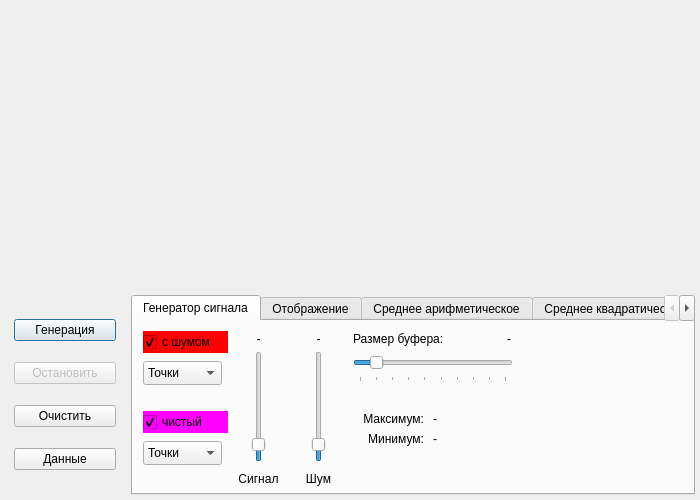
<?xml version="1.0" encoding="UTF-8"?>
<ui version="4.0">
 <class>MainWindow</class>
 <widget class="QMainWindow" name="MainWindow">
  <property name="geometry">
   <rect>
    <x>0</x>
    <y>0</y>
    <width>700</width>
    <height>500</height>
   </rect>
  </property>
  <property name="windowTitle">
   <string>MainWindow</string>
  </property>
  <widget class="QWidget" name="centralwidget">
   <layout class="QVBoxLayout" name="verticalLayout">
    <property name="spacing">
     <number>5</number>
    </property>
    <property name="leftMargin">
     <number>5</number>
    </property>
    <property name="topMargin">
     <number>5</number>
    </property>
    <property name="rightMargin">
     <number>5</number>
    </property>
    <property name="bottomMargin">
     <number>5</number>
    </property>
    <item>
     <widget class="GraphPaint" name="chrt" native="true">
      <property name="minimumSize">
       <size>
        <width>300</width>
        <height>200</height>
       </size>
      </property>
     </widget>
    </item>
    <item>
     <widget class="QWidget" name="widget" native="true">
      <property name="minimumSize">
       <size>
        <width>550</width>
        <height>200</height>
       </size>
      </property>
      <property name="maximumSize">
       <size>
        <width>16777215</width>
        <height>200</height>
       </size>
      </property>
      <layout class="QHBoxLayout" name="horizontalLayout_2">
       <property name="leftMargin">
        <number>0</number>
       </property>
       <property name="topMargin">
        <number>0</number>
       </property>
       <property name="rightMargin">
        <number>0</number>
       </property>
       <property name="bottomMargin">
        <number>0</number>
       </property>
       <item>
        <widget class="QWidget" name="widget_btn" native="true">
         <property name="minimumSize">
          <size>
           <width>120</width>
           <height>0</height>
          </size>
         </property>
         <layout class="QVBoxLayout" name="verticalLayout_2">
          <item>
           <widget class="QPushButton" name="btnStart">
            <property name="text">
             <string>Генерация</string>
            </property>
            <property name="default">
             <bool>true</bool>
            </property>
           </widget>
          </item>
          <item>
           <widget class="QPushButton" name="btnStop">
            <property name="enabled">
             <bool>false</bool>
            </property>
            <property name="text">
             <string>Остановить</string>
            </property>
           </widget>
          </item>
          <item>
           <widget class="QPushButton" name="btnClear">
            <property name="enabled">
             <bool>true</bool>
            </property>
            <property name="text">
             <string>Очистить</string>
            </property>
           </widget>
          </item>
          <item>
           <widget class="QPushButton" name="btnData">
            <property name="text">
             <string>Данные</string>
            </property>
           </widget>
          </item>
         </layout>
        </widget>
       </item>
       <item>
        <widget class="QTabWidget" name="tabWidget">
         <property name="minimumSize">
          <size>
           <width>0</width>
           <height>0</height>
          </size>
         </property>
         <property name="currentIndex">
          <number>0</number>
         </property>
         <widget class="QWidget" name="tabSignal">
          <property name="minimumSize">
           <size>
            <width>0</width>
            <height>0</height>
           </size>
          </property>
          <attribute name="title">
           <string>Генератор сигнала</string>
          </attribute>
          <widget class="QSlider" name="slSigLevel">
           <property name="geometry">
            <rect>
             <x>110</x>
             <y>30</y>
             <width>31</width>
             <height>111</height>
            </rect>
           </property>
           <property name="maximum">
            <number>1000</number>
           </property>
           <property name="value">
            <number>100</number>
           </property>
           <property name="orientation">
            <enum>Qt::Vertical</enum>
           </property>
          </widget>
          <widget class="QLabel" name="labTSigLevel">
           <property name="geometry">
            <rect>
             <x>100</x>
             <y>150</y>
             <width>51</width>
             <height>16</height>
            </rect>
           </property>
           <property name="text">
            <string>Сигнал</string>
           </property>
           <property name="alignment">
            <set>Qt::AlignCenter</set>
           </property>
          </widget>
          <widget class="QLabel" name="labTSigNoise">
           <property name="geometry">
            <rect>
             <x>160</x>
             <y>150</y>
             <width>51</width>
             <height>16</height>
            </rect>
           </property>
           <property name="text">
            <string>Шум</string>
           </property>
           <property name="alignment">
            <set>Qt::AlignCenter</set>
           </property>
          </widget>
          <widget class="QLabel" name="labVSigNoise">
           <property name="geometry">
            <rect>
             <x>160</x>
             <y>10</y>
             <width>51</width>
             <height>16</height>
            </rect>
           </property>
           <property name="text">
            <string>-</string>
           </property>
           <property name="alignment">
            <set>Qt::AlignCenter</set>
           </property>
          </widget>
          <widget class="QLabel" name="labVSigLevel">
           <property name="geometry">
            <rect>
             <x>100</x>
             <y>10</y>
             <width>51</width>
             <height>16</height>
            </rect>
           </property>
           <property name="text">
            <string>-</string>
           </property>
           <property name="alignment">
            <set>Qt::AlignCenter</set>
           </property>
          </widget>
          <widget class="QSlider" name="slSigNoise">
           <property name="geometry">
            <rect>
             <x>170</x>
             <y>30</y>
             <width>31</width>
             <height>111</height>
            </rect>
           </property>
           <property name="maximum">
            <number>100</number>
           </property>
           <property name="value">
            <number>10</number>
           </property>
           <property name="orientation">
            <enum>Qt::Vertical</enum>
           </property>
          </widget>
          <widget class="QComboBox" name="cmbSigType">
           <property name="geometry">
            <rect>
             <x>10</x>
             <y>40</y>
             <width>79</width>
             <height>24</height>
            </rect>
           </property>
           <item>
            <property name="text">
             <string>Точки</string>
            </property>
           </item>
           <item>
            <property name="text">
             <string>Линии</string>
            </property>
           </item>
          </widget>
          <widget class="QCheckBox" name="cbSigVisible">
           <property name="geometry">
            <rect>
             <x>10</x>
             <y>10</y>
             <width>85</width>
             <height>22</height>
            </rect>
           </property>
           <property name="styleSheet">
            <string notr="true">background-color: red;</string>
           </property>
           <property name="text">
            <string>с шумом</string>
           </property>
           <property name="checked">
            <bool>true</bool>
           </property>
          </widget>
          <widget class="QComboBox" name="cmbTrueType">
           <property name="geometry">
            <rect>
             <x>10</x>
             <y>120</y>
             <width>79</width>
             <height>24</height>
            </rect>
           </property>
           <item>
            <property name="text">
             <string>Точки</string>
            </property>
           </item>
           <item>
            <property name="text">
             <string>Линии</string>
            </property>
           </item>
          </widget>
          <widget class="QCheckBox" name="cbTrueVisible">
           <property name="geometry">
            <rect>
             <x>10</x>
             <y>90</y>
             <width>85</width>
             <height>22</height>
            </rect>
           </property>
           <property name="styleSheet">
            <string notr="true">background-color: magenta;</string>
           </property>
           <property name="text">
            <string>чистый</string>
           </property>
           <property name="checked">
            <bool>true</bool>
           </property>
          </widget>
          <widget class="QSlider" name="slBufSize">
           <property name="geometry">
            <rect>
             <x>220</x>
             <y>30</y>
             <width>160</width>
             <height>31</height>
            </rect>
           </property>
           <property name="minimum">
            <number>1000</number>
           </property>
           <property name="maximum">
            <number>10000</number>
           </property>
           <property name="singleStep">
            <number>100</number>
           </property>
           <property name="pageStep">
            <number>100</number>
           </property>
           <property name="value">
            <number>2000</number>
           </property>
           <property name="orientation">
            <enum>Qt::Horizontal</enum>
           </property>
           <property name="tickPosition">
            <enum>QSlider::TicksBelow</enum>
           </property>
           <property name="tickInterval">
            <number>1000</number>
           </property>
          </widget>
          <widget class="QLabel" name="labTBufSize">
           <property name="geometry">
            <rect>
             <x>220</x>
             <y>10</y>
             <width>111</width>
             <height>16</height>
            </rect>
           </property>
           <property name="text">
            <string>Размер буфера:</string>
           </property>
          </widget>
          <widget class="QLabel" name="labVBufSize">
           <property name="geometry">
            <rect>
             <x>337</x>
             <y>10</y>
             <width>41</width>
             <height>16</height>
            </rect>
           </property>
           <property name="text">
            <string>-</string>
           </property>
           <property name="alignment">
            <set>Qt::AlignRight|Qt::AlignTrailing|Qt::AlignVCenter</set>
           </property>
          </widget>
          <widget class="QLabel" name="labTSigMax">
           <property name="geometry">
            <rect>
             <x>210</x>
             <y>90</y>
             <width>81</width>
             <height>16</height>
            </rect>
           </property>
           <property name="text">
            <string>Максимум:</string>
           </property>
           <property name="alignment">
            <set>Qt::AlignRight|Qt::AlignTrailing|Qt::AlignVCenter</set>
           </property>
          </widget>
          <widget class="QLabel" name="labVSigMax">
           <property name="geometry">
            <rect>
             <x>300</x>
             <y>90</y>
             <width>81</width>
             <height>16</height>
            </rect>
           </property>
           <property name="text">
            <string>-</string>
           </property>
          </widget>
          <widget class="QLabel" name="labVSigMin">
           <property name="geometry">
            <rect>
             <x>300</x>
             <y>110</y>
             <width>81</width>
             <height>16</height>
            </rect>
           </property>
           <property name="text">
            <string>-</string>
           </property>
          </widget>
          <widget class="QLabel" name="labTSigMin">
           <property name="geometry">
            <rect>
             <x>210</x>
             <y>110</y>
             <width>81</width>
             <height>16</height>
            </rect>
           </property>
           <property name="text">
            <string>Минимум:</string>
           </property>
           <property name="alignment">
            <set>Qt::AlignRight|Qt::AlignTrailing|Qt::AlignVCenter</set>
           </property>
          </widget>
         </widget>
         <widget class="QWidget" name="tabView">
          <attribute name="title">
           <string>Отображение</string>
          </attribute>
          <widget class="QLabel" name="labTOffset">
           <property name="geometry">
            <rect>
             <x>10</x>
             <y>10</y>
             <width>81</width>
             <height>16</height>
            </rect>
           </property>
           <property name="text">
            <string>Смещение:</string>
           </property>
           <property name="alignment">
            <set>Qt::AlignRight|Qt::AlignTrailing|Qt::AlignVCenter</set>
           </property>
          </widget>
          <widget class="QLabel" name="labVOffset">
           <property name="geometry">
            <rect>
             <x>100</x>
             <y>10</y>
             <width>91</width>
             <height>16</height>
            </rect>
           </property>
           <property name="text">
            <string>-</string>
           </property>
          </widget>
          <widget class="QLabel" name="labTScale">
           <property name="geometry">
            <rect>
             <x>10</x>
             <y>30</y>
             <width>81</width>
             <height>16</height>
            </rect>
           </property>
           <property name="text">
            <string>Масштаб:</string>
           </property>
           <property name="alignment">
            <set>Qt::AlignRight|Qt::AlignTrailing|Qt::AlignVCenter</set>
           </property>
          </widget>
          <widget class="QLabel" name="labVScale">
           <property name="geometry">
            <rect>
             <x>100</x>
             <y>30</y>
             <width>91</width>
             <height>16</height>
            </rect>
           </property>
           <property name="text">
            <string>-</string>
           </property>
          </widget>
          <widget class="QPushButton" name="btnViewReset">
           <property name="geometry">
            <rect>
             <x>200</x>
             <y>10</y>
             <width>80</width>
             <height>31</height>
            </rect>
           </property>
           <property name="text">
            <string>Сбросить</string>
           </property>
          </widget>
          <widget class="QCheckBox" name="chkWhiteBg">
           <property name="geometry">
            <rect>
             <x>20</x>
             <y>60</y>
             <width>101</width>
             <height>22</height>
            </rect>
           </property>
           <property name="text">
            <string>Белый фон</string>
           </property>
           <property name="checked">
            <bool>true</bool>
           </property>
          </widget>
          <widget class="QCheckBox" name="chkBorder">
           <property name="geometry">
            <rect>
             <x>20</x>
             <y>90</y>
             <width>101</width>
             <height>22</height>
            </rect>
           </property>
           <property name="text">
            <string>Рамка</string>
           </property>
          </widget>
         </widget>
         <widget class="QWidget" name="tabAverage">
          <attribute name="title">
           <string>Среднее арифметическое</string>
          </attribute>
          <widget class="QLabel" name="labTAvgSize">
           <property name="geometry">
            <rect>
             <x>70</x>
             <y>150</y>
             <width>111</width>
             <height>16</height>
            </rect>
           </property>
           <property name="text">
            <string>Число итераций</string>
           </property>
           <property name="alignment">
            <set>Qt::AlignCenter</set>
           </property>
          </widget>
          <widget class="QComboBox" name="cmbAvgType">
           <property name="geometry">
            <rect>
             <x>10</x>
             <y>40</y>
             <width>79</width>
             <height>24</height>
            </rect>
           </property>
           <property name="currentIndex">
            <number>1</number>
           </property>
           <item>
            <property name="text">
             <string>Точки</string>
            </property>
           </item>
           <item>
            <property name="text">
             <string>Линии</string>
            </property>
           </item>
          </widget>
          <widget class="QLabel" name="labVAvgSize">
           <property name="geometry">
            <rect>
             <x>100</x>
             <y>10</y>
             <width>51</width>
             <height>16</height>
            </rect>
           </property>
           <property name="text">
            <string>-</string>
           </property>
           <property name="alignment">
            <set>Qt::AlignCenter</set>
           </property>
          </widget>
          <widget class="QSlider" name="slAvgSize">
           <property name="geometry">
            <rect>
             <x>110</x>
             <y>30</y>
             <width>31</width>
             <height>111</height>
            </rect>
           </property>
           <property name="minimum">
            <number>2</number>
           </property>
           <property name="maximum">
            <number>50</number>
           </property>
           <property name="value">
            <number>10</number>
           </property>
           <property name="orientation">
            <enum>Qt::Vertical</enum>
           </property>
          </widget>
          <widget class="QCheckBox" name="cbAvgVisible">
           <property name="geometry">
            <rect>
             <x>10</x>
             <y>10</y>
             <width>85</width>
             <height>22</height>
            </rect>
           </property>
           <property name="styleSheet">
            <string notr="true">background-color: green;</string>
           </property>
           <property name="checked">
            <bool>true</bool>
           </property>
          </widget>
         </widget>
         <widget class="QWidget" name="tabAvg2">
          <attribute name="title">
           <string>Среднее квадратическое</string>
          </attribute>
          <widget class="QLabel" name="labVAvg2Size">
           <property name="geometry">
            <rect>
             <x>100</x>
             <y>10</y>
             <width>51</width>
             <height>16</height>
            </rect>
           </property>
           <property name="text">
            <string>-</string>
           </property>
           <property name="alignment">
            <set>Qt::AlignCenter</set>
           </property>
          </widget>
          <widget class="QComboBox" name="cmbAvg2Type">
           <property name="geometry">
            <rect>
             <x>10</x>
             <y>40</y>
             <width>79</width>
             <height>24</height>
            </rect>
           </property>
           <property name="currentIndex">
            <number>1</number>
           </property>
           <item>
            <property name="text">
             <string>Точки</string>
            </property>
           </item>
           <item>
            <property name="text">
             <string>Линии</string>
            </property>
           </item>
          </widget>
          <widget class="QLabel" name="labTAvg2Size">
           <property name="geometry">
            <rect>
             <x>70</x>
             <y>150</y>
             <width>111</width>
             <height>16</height>
            </rect>
           </property>
           <property name="text">
            <string>Число итераций</string>
           </property>
           <property name="alignment">
            <set>Qt::AlignCenter</set>
           </property>
          </widget>
          <widget class="QSlider" name="slAvg2Size">
           <property name="geometry">
            <rect>
             <x>110</x>
             <y>30</y>
             <width>31</width>
             <height>111</height>
            </rect>
           </property>
           <property name="minimum">
            <number>2</number>
           </property>
           <property name="maximum">
            <number>50</number>
           </property>
           <property name="value">
            <number>10</number>
           </property>
           <property name="orientation">
            <enum>Qt::Vertical</enum>
           </property>
          </widget>
          <widget class="QCheckBox" name="cbAvg2Visible">
           <property name="geometry">
            <rect>
             <x>10</x>
             <y>10</y>
             <width>85</width>
             <height>22</height>
            </rect>
           </property>
           <property name="styleSheet">
            <string notr="true">background-color: #8B8000;</string>
           </property>
           <property name="checked">
            <bool>true</bool>
           </property>
          </widget>
         </widget>
         <widget class="QWidget" name="tabLtSqrt">
          <attribute name="title">
           <string>Метод наименьших квадратов</string>
          </attribute>
          <widget class="QComboBox" name="cmbLtSqrtType">
           <property name="geometry">
            <rect>
             <x>10</x>
             <y>40</y>
             <width>79</width>
             <height>24</height>
            </rect>
           </property>
           <property name="currentIndex">
            <number>1</number>
           </property>
           <item>
            <property name="text">
             <string>Точки</string>
            </property>
           </item>
           <item>
            <property name="text">
             <string>Линии</string>
            </property>
           </item>
          </widget>
          <widget class="QSlider" name="slLtSqrtSize">
           <property name="geometry">
            <rect>
             <x>110</x>
             <y>30</y>
             <width>31</width>
             <height>111</height>
            </rect>
           </property>
           <property name="minimum">
            <number>2</number>
           </property>
           <property name="maximum">
            <number>50</number>
           </property>
           <property name="value">
            <number>10</number>
           </property>
           <property name="orientation">
            <enum>Qt::Vertical</enum>
           </property>
          </widget>
          <widget class="QLabel" name="labTLtSqrtSize">
           <property name="geometry">
            <rect>
             <x>70</x>
             <y>150</y>
             <width>111</width>
             <height>16</height>
            </rect>
           </property>
           <property name="text">
            <string>Число итераций</string>
           </property>
           <property name="alignment">
            <set>Qt::AlignCenter</set>
           </property>
          </widget>
          <widget class="QLabel" name="labVLtSqrtSize">
           <property name="geometry">
            <rect>
             <x>100</x>
             <y>10</y>
             <width>51</width>
             <height>16</height>
            </rect>
           </property>
           <property name="text">
            <string>-</string>
           </property>
           <property name="alignment">
            <set>Qt::AlignCenter</set>
           </property>
          </widget>
          <widget class="QCheckBox" name="cbLtSqrtVisible">
           <property name="geometry">
            <rect>
             <x>10</x>
             <y>10</y>
             <width>85</width>
             <height>22</height>
            </rect>
           </property>
           <property name="styleSheet">
            <string notr="true">background-color: blue;</string>
           </property>
           <property name="checked">
            <bool>true</bool>
           </property>
          </widget>
         </widget>
         <widget class="QWidget" name="tabMaxAccel">
          <attribute name="title">
           <string>Максимальное ускорение</string>
          </attribute>
          <widget class="QSlider" name="slMaxAccelSpeed">
           <property name="geometry">
            <rect>
             <x>110</x>
             <y>30</y>
             <width>31</width>
             <height>111</height>
            </rect>
           </property>
           <property name="minimum">
            <number>1</number>
           </property>
           <property name="maximum">
            <number>999</number>
           </property>
           <property name="value">
            <number>100</number>
           </property>
           <property name="orientation">
            <enum>Qt::Vertical</enum>
           </property>
          </widget>
          <widget class="QCheckBox" name="cbMaxAccelVisible">
           <property name="geometry">
            <rect>
             <x>10</x>
             <y>10</y>
             <width>85</width>
             <height>22</height>
            </rect>
           </property>
           <property name="styleSheet">
            <string notr="true">background-color: indigo;</string>
           </property>
           <property name="checked">
            <bool>true</bool>
           </property>
          </widget>
          <widget class="QComboBox" name="cmbMaxAccelType">
           <property name="geometry">
            <rect>
             <x>10</x>
             <y>40</y>
             <width>79</width>
             <height>24</height>
            </rect>
           </property>
           <property name="currentIndex">
            <number>1</number>
           </property>
           <item>
            <property name="text">
             <string>Точки</string>
            </property>
           </item>
           <item>
            <property name="text">
             <string>Линии</string>
            </property>
           </item>
          </widget>
          <widget class="QLabel" name="labVMaxAccelSpeed">
           <property name="geometry">
            <rect>
             <x>100</x>
             <y>10</y>
             <width>51</width>
             <height>16</height>
            </rect>
           </property>
           <property name="text">
            <string>-</string>
           </property>
           <property name="alignment">
            <set>Qt::AlignCenter</set>
           </property>
          </widget>
          <widget class="QLabel" name="labTMaxAccelSpeed">
           <property name="geometry">
            <rect>
             <x>70</x>
             <y>150</y>
             <width>111</width>
             <height>16</height>
            </rect>
           </property>
           <property name="text">
            <string>Скорость</string>
           </property>
           <property name="alignment">
            <set>Qt::AlignCenter</set>
           </property>
          </widget>
          <widget class="QLabel" name="labVMaxAccelAccel">
           <property name="geometry">
            <rect>
             <x>200</x>
             <y>10</y>
             <width>71</width>
             <height>16</height>
            </rect>
           </property>
           <property name="text">
            <string>-</string>
           </property>
           <property name="alignment">
            <set>Qt::AlignCenter</set>
           </property>
          </widget>
          <widget class="QSlider" name="slMaxAccelAccel">
           <property name="geometry">
            <rect>
             <x>220</x>
             <y>30</y>
             <width>31</width>
             <height>111</height>
            </rect>
           </property>
           <property name="minimum">
            <number>1</number>
           </property>
           <property name="maximum">
            <number>999</number>
           </property>
           <property name="value">
            <number>100</number>
           </property>
           <property name="orientation">
            <enum>Qt::Vertical</enum>
           </property>
          </widget>
          <widget class="QLabel" name="labTMaxAccelAccel">
           <property name="geometry">
            <rect>
             <x>180</x>
             <y>150</y>
             <width>111</width>
             <height>16</height>
            </rect>
           </property>
           <property name="text">
            <string>Ускорение</string>
           </property>
           <property name="alignment">
            <set>Qt::AlignCenter</set>
           </property>
          </widget>
          <widget class="QLabel" name="labVMaxAccelAcc2">
           <property name="geometry">
            <rect>
             <x>300</x>
             <y>10</y>
             <width>91</width>
             <height>16</height>
            </rect>
           </property>
           <property name="text">
            <string>-</string>
           </property>
           <property name="alignment">
            <set>Qt::AlignCenter</set>
           </property>
          </widget>
          <widget class="QSlider" name="slMaxAccelAcc2">
           <property name="geometry">
            <rect>
             <x>330</x>
             <y>30</y>
             <width>31</width>
             <height>111</height>
            </rect>
           </property>
           <property name="minimum">
            <number>1</number>
           </property>
           <property name="maximum">
            <number>999</number>
           </property>
           <property name="value">
            <number>100</number>
           </property>
           <property name="orientation">
            <enum>Qt::Vertical</enum>
           </property>
          </widget>
          <widget class="QLabel" name="labTMaxAccelAcc2">
           <property name="geometry">
            <rect>
             <x>290</x>
             <y>150</y>
             <width>111</width>
             <height>16</height>
            </rect>
           </property>
           <property name="text">
            <string>Уск. ускорения</string>
           </property>
           <property name="alignment">
            <set>Qt::AlignCenter</set>
           </property>
          </widget>
         </widget>
        </widget>
       </item>
      </layout>
     </widget>
    </item>
   </layout>
  </widget>
 </widget>
 <customwidgets>
  <customwidget>
   <class>GraphPaint</class>
   <extends>QWidget</extends>
   <header>graphpaint.h</header>
  </customwidget>
 </customwidgets>
 <resources/>
 <connections/>
</ui>
